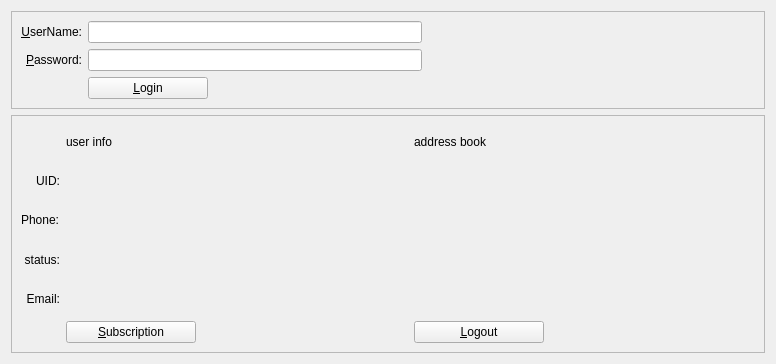
<?xml version="1.0" encoding="UTF-8"?>
<ui version="4.0">
 <class>LoginDialog</class>
 <widget class="QWidget" name="LoginDialog">
  <property name="geometry">
   <rect>
    <x>0</x>
    <y>0</y>
    <width>776</width>
    <height>364</height>
   </rect>
  </property>
  <layout class="QVBoxLayout" name="verticalLayout" stretch="0,1">
   <item>
    <widget class="QFrame" name="frame2">
     <property name="sizePolicy">
      <sizepolicy hsizetype="Preferred" vsizetype="Expanding">
       <horstretch>0</horstretch>
       <verstretch>0</verstretch>
      </sizepolicy>
     </property>
     <property name="frameShape">
      <enum>QFrame::StyledPanel</enum>
     </property>
     <property name="frameShadow">
      <enum>QFrame::Sunken</enum>
     </property>
     <layout class="QVBoxLayout" name="verticalLayout_3">
      <item>
       <layout class="QGridLayout" name="gridLayout">
        <item row="3" column="1">
         <layout class="QHBoxLayout" name="horizontalLayout">
          <item>
           <widget class="QPushButton" name="loginButton">
            <property name="minimumSize">
             <size>
              <width>120</width>
              <height>0</height>
             </size>
            </property>
            <property name="text">
             <string>&amp;Login</string>
            </property>
            <property name="icon">
             <iconset resource="../bitcoin.qrc">
              <normaloff>:/icons/receiving_addresses</normaloff>:/icons/receiving_addresses</iconset>
            </property>
           </widget>
          </item>
          <item>
           <spacer name="horizontalSpacer">
            <property name="orientation">
             <enum>Qt::Horizontal</enum>
            </property>
            <property name="sizeHint" stdset="0">
             <size>
              <width>40</width>
              <height>20</height>
             </size>
            </property>
           </spacer>
          </item>
         </layout>
        </item>
        <item row="3" column="0">
         <widget class="QLabel" name="label_7">
          <property name="text">
           <string/>
          </property>
         </widget>
        </item>
        <item row="1" column="1">
         <widget class="QLineEdit" name="usernameLabel">
          <property name="toolTip">
           <string>please input user name.</string>
          </property>
         </widget>
        </item>
        <item row="1" column="0">
         <widget class="QLabel" name="label_2">
          <property name="toolTip">
           <string>username.</string>
          </property>
          <property name="text">
           <string>&amp;UserName:</string>
          </property>
          <property name="alignment">
           <set>Qt::AlignRight|Qt::AlignTrailing|Qt::AlignVCenter</set>
          </property>
          <property name="buddy">
           <cstring>usernameLabel</cstring>
          </property>
         </widget>
        </item>
        <item row="2" column="1">
         <widget class="QLineEdit" name="passwordLabel">
          <property name="toolTip">
           <string>please input password.</string>
          </property>
         </widget>
        </item>
        <item row="2" column="0">
         <widget class="QLabel" name="label">
          <property name="toolTip">
           <string>password.</string>
          </property>
          <property name="text">
           <string>&amp;Password:</string>
          </property>
          <property name="alignment">
           <set>Qt::AlignRight|Qt::AlignTrailing|Qt::AlignVCenter</set>
          </property>
          <property name="buddy">
           <cstring>usernameLabel</cstring>
          </property>
         </widget>
        </item>
        <item row="2" column="2">
         <spacer name="horizontalSpacer">
          <property name="orientation">
           <enum>Qt::Horizontal</enum>
          </property>
          <property name="sizeHint" stdset="0">
           <size>
            <width>20</width>
            <height>20</height>
           </size>
          </property>
         </spacer>
        </item>
       </layout>
      </item>
     </layout>
    </widget>
   </item>
   <item>
    <widget class="QFrame" name="frame">
     <property name="sizePolicy">
      <sizepolicy hsizetype="Preferred" vsizetype="Expanding">
       <horstretch>0</horstretch>
       <verstretch>0</verstretch>
      </sizepolicy>
     </property>
     <property name="frameShape">
      <enum>QFrame::StyledPanel</enum>
     </property>
     <property name="frameShadow">
      <enum>QFrame::Raised</enum>
     </property>
     <layout class="QVBoxLayout" name="verticalLayout_2">
      <item>
       <layout class="QGridLayout" name="gridLayout_2">

        <item row="0" column="0">
         <widget class="QLabel" name="title_label">
         </widget>
        </item>

        <item row="0" column="1">
         <widget class="QLabel" name="titleLabel">
          <property name="toolTip">
           <string></string>
          </property>
          <property name="text">
           <string>user info</string>
          </property>
          <property name="alignment">
           <set>Qt::AlignVCenter</set>
          </property>
          <property name="buddy">
           <cstring></cstring>
          </property>
         </widget>
        </item>

        <item row="0" column="2">
         <widget class="QLabel" name="addressbookLabel">
          <property name="toolTip">
           <string>addresses book</string>
          </property>
          <property name="text">
           <string>address book</string>
          </property>
          <property name="alignment">
           <set>Qt::AlignVCenter</set>
          </property>
          <property name="buddy">
           <cstring></cstring>
          </property>
         </widget>
        </item>

        <item row="1" column="0">
         <widget class="QLabel" name="label_uid">
          <property name="toolTip">
           <string>UID.</string>
          </property>
          <property name="text">
           <string>UID:</string>
          </property>
          <property name="alignment">
           <set>Qt::AlignRight|Qt::AlignTrailing|Qt::AlignVCenter</set>
          </property>
          <property name="buddy">
           <cstring>usernameLabel</cstring>
          </property>
         </widget>
        </item>
        <item row="1" column="1">
         <widget class="QLabel" name="UIDLabel">
         </widget>
        </item>
        <item row="1" column="2">
         <widget class="QLabel" name="label_Address1">
          <property name="toolTip">
           <string>Address.</string>
          </property>
          <property name="text">
           <string></string>
          </property>
          <property name="buddy">
           <cstring>addressLabel</cstring>
          </property>
         </widget>
        </item>

        <item row="2" column="0">
         <widget class="QLabel" name="label_phone">
          <property name="toolTip">
           <string>Phone</string>
          </property>
          <property name="text">
           <string>Phone:</string>
          </property>
          <property name="buddy">
           <cstring>phoneLabel</cstring>
          </property>
         </widget>
        </item>
        <item row="2" column="1">
         <widget class="QLabel" name="phoneLabel">
          <property name="toolTip">
           <string>phone.</string>
          </property>
         </widget>
        </item>

        <item row="2" column="2">
         <widget class="QLabel" name="label_Address2">
          <property name="toolTip">
           <string>Address.</string>
          </property>
          <property name="text">
           <string></string>
          </property>
          <property name="buddy">
           <cstring>addressLabel</cstring>
          </property>
         </widget>
        </item>

        <item row="3" column="0">
         <widget class="QLabel" name="label_status">
          <property name="text">
           <string>status:</string>
          </property>
          <property name="alignment">
           <set>Qt::AlignRight|Qt::AlignTrailing|Qt::AlignVCenter</set>
          </property>
         </widget>
        </item>
        <item row="3" column="1">
         <widget class="QLabel" name="statusLabel">
          <property name="toolTip">
           <string>status.</string>
          </property>
         </widget>
        </item>
        <item row="3" column="2">
         <widget class="QLabel" name="label_Address3">
          <property name="toolTip">
           <string>Address</string>
          </property>
          <property name="text">
           <string></string>
          </property>
          <property name="buddy">
           <cstring>addressLabel</cstring>
          </property>
         </widget>
        </item>

        <item row="4" column="2">
         <spacer name="horizontalSpacer">
          <property name="orientation">
           <enum>Qt::Horizontal</enum>
          </property>
          <property name="sizeHint" stdset="0">
           <size>
            <width>20</width>
            <height>20</height>
           </size>
          </property>
         </spacer>
        </item>
        <item row="4" column="0">
         <widget class="QLabel" name="label_email">
          <property name="toolTip">
           <string>Email.</string>
          </property>
          <property name="text">
           <string>Email:</string>
          </property>
          <property name="alignment">
           <set>Qt::AlignRight|Qt::AlignTrailing|Qt::AlignVCenter</set>
          </property>
          <property name="buddy">
           <cstring>emailLabel</cstring>
          </property>
         </widget>
        </item>
        <item row="4" column="1">
         <widget class="QLabel" name="emailLabel">
          <property name="toolTip">
           <string>email.</string>
          </property>
         </widget>
        </item>

        <item row="5" column="1">
         <layout class="QHBoxLayout" name="horizontalLayout_2">
          <item>
           <widget class="QPushButton" name="SubscriptButton">
            <property name="minimumSize">
             <size>
              <width>130</width>
              <height>0</height>
             </size>
            </property>
            <property name="text">
             <string>&amp;Subscription</string>
            </property>
            <property name="icon">
             <iconset resource="../bitcoin.qrc">
              <normaloff>:/icons/receiving_addresses</normaloff>:/icons/receiving_addresses</iconset>
            </property>
           </widget>
          </item>

         <item>
            <spacer name="horizontalSpacer">
            <property name="orientation">
             <enum>Qt::Horizontal</enum>
            </property>
            <property name="sizeHint" stdset="0">
             <size>
              <width>40</width>
              <height>20</height>
             </size>
            </property>
           </spacer>
          </item>
         </layout>
        </item>

        <item row="5" column="2">
         <layout class="QHBoxLayout" name="horizontalLayout_3">
          <item>
           <widget class="QPushButton" name="LogoutButton">
            <property name="minimumSize">
             <size>
              <width>130</width>
              <height>0</height>
             </size>
            </property>
            <property name="text">
             <string>&amp;Logout</string>
            </property>
            <property name="icon">
             <iconset resource="../bitcoin.qrc">
              <normaloff>:/icons/receiving_addresses</normaloff>:/icons/receiving_addresses</iconset>
            </property>
           </widget>
          </item>

         <item>
            <spacer name="horizontalSpacer">
            <property name="orientation">
             <enum>Qt::Horizontal</enum>
            </property>
            <property name="sizeHint" stdset="0">
             <size>
              <width>40</width>
              <height>20</height>
             </size>
            </property>
           </spacer>
          </item>
         </layout>
        </item>

	   </layout>
      </item>



     </layout>
    </widget>
   </item>
  </layout>
 </widget>
 <tabstops>
  <tabstop>usernameLabel</tabstop>
  <tabstop>usernameLabel</tabstop>
  <tabstop>loginButton</tabstop>
 </tabstops>
 <resources>
  <include location="../bitcoin.qrc"/>
 </resources>
 <connections/>
</ui>
